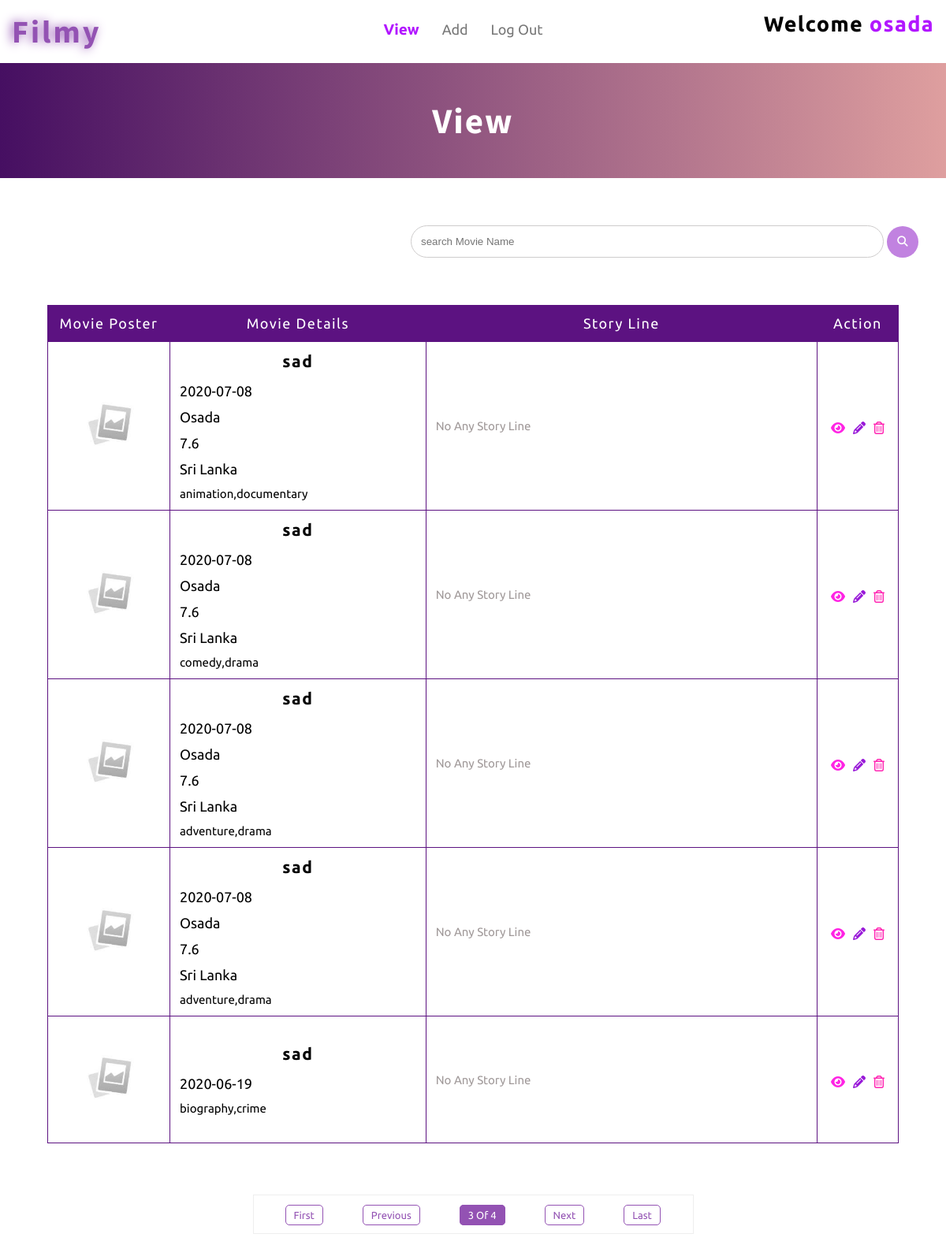
The app's page /admin/admin-index.php?p=3 (signed in) with its own data.
### tables this page shows
CREATE TABLE IF NOT EXISTS `movie_details` (
  `movie_id` int(11) NOT NULL,
  `movie_name` varchar(100) NOT NULL,
  `release_date` date DEFAULT NULL,
  `director_name` varchar(200) DEFAULT NULL,
  `imdb_ratings` varchar(11) DEFAULT NULL,
  `movie_country` varchar(100) DEFAULT NULL,
  `movie_language` varchar(100) DEFAULT NULL,
  `genre` varchar(255) DEFAULT NULL,
  `production_cost` varchar(255) DEFAULT NULL,
  `trailer_url` varchar(2000) DEFAULT NULL,
  `720b` varchar(200) DEFAULT NULL,
  `1080b` varchar(200) DEFAULT NULL,
  `2160b` varchar(200) DEFAULT NULL,
  `720w` varchar(200) DEFAULT NULL,
  `1080w` varchar(200) DEFAULT NULL,
  PRIMARY KEY (`movie_id`)
);

### admin/admin-index.php (the view, shortened to what this page needs)
<?php require_once("../inc/connection.php"); ?>
<?php
	if(isset($_SESSION['admin_name'])){
		$admin_name = $_SESSION['admin_name'];
	}
	else if(isset($_COOKIE['username'])){
		$admin_name = $_COOKIE['username'];
	}
	$movie_details_table= "";
	if (!isset($_GET['search'])) {
		$pagi_query ="SELECT count(movie_id) AS movie_id FROM movie_details";
		$pagi = mysqli_query($connection ,$pagi_query);
		$of = mysqli_fetch_assoc($pagi);
		$total_number_of = $of['movie_id'];
		$rows_per_page = 5;
		if (isset($_GET['p'])) {
			$page_number=$_GET['p'];
		}
		else{
			$page_number = 1;
		}
		$start = ($page_number-1)*$rows_per_page;
		$first = "<a href='admin-index.php?p=1'>First</a>";
		$last_page = ceil($total_number_of/$rows_per_page);
		$last = "<a href ='admin-index.php?p={$last_page}'>Last</a>";
		if ($page_number>=$last_page) {
			$last = "<a>Last</a>";
			$next = "<a>Next</a>";
		}
		else{
			$next_page = $page_number+1;
			$next ="<a href = 'admin-index.php?p={$next_page}'>Next</a>";
		}
		if($page_number==1){
			$first = "<a>First</a>";
			$previous = "<a>Previous</a>";
		}
		else{
			$previous_page =$page_number-1;
			$previous = "<a href = 'admin-index.php?p={$previous_page}'>Previous</a>";
		}
	 		$page_nav = "<ul>";
		 	$page_nav .= "<li>" . $first . "</li>";
		 	$page_nav .= "<li>" . $previous . "</li>";
		 	$page_nav .="<li>" . $page_number . " Of " . $last_page . "</li>";
		 	$page_nav .= "<li>" . $next . "</li>";
		 	$page_nav .= "<li>" . $last . "</li>";
		 	$page_nav .= "</ul>";
		$query = "SELECT * FROM movie_details ORDER BY movie_id DESC LIMIT {$start},{$rows_per_page}";
		$result_set = mysqli_query($connection,$query);
		if ($result_set) {
				$movie_details_table .= '<table border="1">';
				$movie_details_table .= '<tr>';
				$movie_details_table .= '<th>Movie Poster</th> <th>Movie Details</th> <th>Story Line</th> <th>Action</th>';
				$movie_details_table .= '</tr> </thead> <tbody>';
			while($result_mv = mysqli_fetch_assoc($result_set)){
				$movie_id = $result_mv['movie_id'];
				$movie_name = $result_mv['movie_name'];
				$relese_date= $result_mv['release_date'];
				$director_name= $result_mv['director_name'];
				$imdb= $result_mv['imdb_ratings'];
				$movie_country= $result_mv['movie_country'];
				$genre = $result_mv['genre'];
				$quuer_4to = "SELECT * FROM movie_cover_poster WHERE movie_id = {$movie_id}";
				$result_4to = mysqli_query($connection, $quuer_4to);
				$movie_details_table .= "<tr>";
				if($result_4to){
					$movie_pos = mysqli_fetch_assoc($result_4to);
					if ($movie_pos['movie_poster'] == 1) {
						if($movie_pos["movie_poster_name"] != null){
							$movie_details_table .= "<td><img src='../img/uploaded_new_file/movie_poster/" .$movie_pos["movie_poster_name"] . "'></td>";
						}
						else{
							$movie_details_table .= "<td><img src='../img/uploaded_new_file/d_cover.jpg'></td>";
						}
					}
					else{
						$movie_details_table .= "<td><img src='../img/uploaded_new_file/d_cover.jpg'></td>";
					}
				}
				else{
					echo "<script>";
						echo "alert('Something Wrong!! Please Try Again.')";
					echo "</script>";
				}
				$movie_details_table .= "<td>";
				$movie_details_table .= "<h1>" .  $movie_name . "</h1>";
				$movie_details_table .= "<h2>" . $relese_date . "</h2>";
				$movie_details_table .= "<h2>" . $director_name . "</h2>";
				$movie_details_table .= "<h2>" . $imdb . "</h2>";
				$movie_details_table .= "<h2>" . $movie_country . "</h2>";
				$movie_details_table .= "<h4>" . $genre . "</h4>";
				$movie_details_table .= "</td>";
				$query_story = "SELECT story_line FROM story_line WHERE movie_id = {$movie_id}";
				$story_result = mysqli_query($connection , $query_story);
				if ($story_result) {
					$movie_st = mysqli_fetch_assoc($story_result);
					if ($movie_st['story_line'] !=null) {
						$movie_details_table .= "<td><p>" . substr($movie_st['story_line'],0, 200) . "</p></td>";
					}
					else{
						$movie_details_table .= "<td><p style = 'color:#a09999;'>No Any Story Line</p></td>";
					}
				}
				$movie_details_table .= "<td>";
				$movie_details_table .= "<button><a href=../view-filmy.php?m-id=" . $movie_id . "&admin=true><i class='fas fa-eye'></a></i></button>";
				$movie_details_table .= "<button><a href=admin-edit-mv.php?m_id=" . $movie_id . "><i class='fas fa-pencil-alt'></a></i></button>";
				$movie_details_table .= "<button><a href=admin-delete.php?m_id=" . $movie_id . "&admin=true><i class='far fa-trash-alt'></a></i></button>";
				$movie_details_table .="</td>";
				$movie_details_table .="</tr>";
			}
		}
	}
?>
<!DOCTYPE html>
<html lang="en">
<head>
	<link rel="stylesheet" href="../css/admin/admin-index.css">
	<link rel="stylesheet" href="../css/media-css/admin-media/admin-index-media.css">
</head>
<body>
	<header>
		<div class="header_column">
			<div class="header_logo">
				<h1>Filmy</h1>
			</div>
		</div>
		<div class="header_column">
			<div class="header_navi">
				<ul>
					<li class="active"><a href="admin-index.php">View</a></li>
					<li><a href="admin-add.php">Add</a></li>
					<li><a href="admin-logout.php">Log Out</a></li>
				</ul>
			</div>
		</div>
		<div class="header_column">
			<div class="heder_admin">
				<h2>Welcome <span><?php echo $admin_name; ?></span></h2>
			</div>
		</div>
	</header>
	<section class="top">
		<div class="top_main_row">
			<h1>View</h1>
		</div>
	</section>
	<section class="main_view">
		<div class="filter_search">
			<form action="admin-index.php" method="GET">
				<input type="search" name="search" placeholder="search Movie Name">
				<button type="submit"><i class='fas fa-search'></i></button>
			</form>
		</div>
		<div class="movie_main_table">
						<?php echo $movie_details_table;
						?>
				</tbody>
			</table>
		</div>
	</section>
	<Section class="pagination">
			<?php if($total_number_of > 1){
				echo '<div class="main_pgi_col">';
				echo $page_nav;
				echo '</div>';
			} ?>
	</Section>
</body>
</html>

### css/admin/admin-index.css (style rules this page uses)
* { margin: 0; padding: 0; box-sizing: border-box; }
header { position: relative; display: flex; justify-content: space-around; }
header .header_column { padding: 15px; flex:1; }
header .header_column:first-child { font-family: 'Source Sans Pro', sans-serif; letter-spacing: 3px; font-size: 20px; color: #9352b3; text-shadow: -3px 0px 13px #9352b3; }
header .header_column:nth-child(2) ul { text-align: center; line-height: 45px; }
header .header_column:nth-child(2) .header_navi ul li { display: inline; list-style: none; margin-right: 25px; }
header .header_column:nth-child(2) .header_navi ul li a { font-family: "Ubuntu", sans-serif; text-decoration: none; font-size: 18px; transition: 0.3s; color: #777; }
header .header_column:nth-child(2) .header_navi ul .active a { color: #b217ff; font-weight: 600; font-size: 19px; }
header .header_column:nth-child(3) { text-align: right; font-family: "Ubuntu", sans-serif; font-size: 18px; letter-spacing: 1.3px; }
header .header_column:nth-child(3) span { color: #b217ff; }
.top { overflow: auto; background-image:linear-gradient(to right,#460f62,#a9020261); background-position: center; background-repeat: no-repeat; -webkit-background-size: cover; background-size: cover; display: flex; justify-content: center; align-items: center; }
.top .top_main_row { text-align: center; padding: 45px; color: #fff; letter-spacing: 2px; font-size: 30px; font-family: 'Source Sans Pro', sans-serif; }
.main_view .filter_search { position: relative; margin: 25px 0; width: 100%; padding: 35px; display: flex; justify-content: flex-end; }
.main_view .filter_search input { position: relative; width: 600px; padding: 12px; border-radius: 30px; outline: none; border: 1px solid #cecccc; }
.main_view .filter_search button { width: 40px; height: 40px; padding: 5px; border: none; border-radius: 50%; cursor: pointer; outline: none; color: #fff; background-color: #c182e0; }
.main_view .movie_main_table { width: 1200px; margin: 20px auto 35px; }
.main_view .movie_main_table h1 { text-align: center; font-family:"Ubuntu",sans-serif; letter-spacing: 1.5px; }
.main_view .movie_main_table table { border-collapse: collapse; border-color: #5c1281; font-family: "Ubuntu",sans-serif; font-size: 25px; }
.main_view .movie_main_table table th { padding: 12px 5px; background-color: #5c1281; white-space: nowrap; letter-spacing: 1.5px; font-size: 18px; font-weight: normal; color: #fff; }
.main_view .movie_main_table table tr td { padding: 12px; white-space: nowrap; }
.main_view .movie_main_table table tr td img { width: 130px; border-radius: 3px; }
.main_view .movie_main_table table tr td h1 { font-size: 21px; letter-spacing: 1.5px; margin-bottom: 15px; }
.main_view .movie_main_table table tr td h2 { font-weight: normal; font-size: 18px; margin-bottom: 12px; }
.main_view .movie_main_table table tr td h4 { font-size: 15px; font-weight: normal; }
.main_view .movie_main_table table tr td p { white-space: normal; font-weight: normal; font-size: 15px; }
.main_view .movie_main_table table tr td button { margin: 0 5px; background: none; border: none; outline: none; cursor: pointer; font-size: 16px; color: #9819d8; }
.main_view .movie_main_table table tr td button:first-child a { color: #ff24e4; }
.main_view .movie_main_table table tr td button:nth-child(2) a { color: #9819d8; }
.main_view .movie_main_table table tr td button:last-child a { color: #ff24b2; }
.main_view .movie_main_table table tr td:nth-child(2) { width: 356px; }
.main_view .movie_main_table table tr td:nth-child(3) { width: 585px; }
.pagination { padding: 30px; font-family: "Ubuntu" ,sans-serif; }
.pagination .main_pgi_col { width: 559px; margin: 0 auto; padding: 15px; border: 1px solid #eee; }
.pagination .main_pgi_col ul li { display: inline; list-style: none; margin: 0 25px; text-align: center; padding: 5px 10px; border-radius: 5px; font-size: 13px; border: 1px solid #9352b3; transition: 0.4s; }
.pagination .main_pgi_col ul li:nth-child(3) { background-color: #9352b3; color: #fff; }
.pagination .main_pgi_col ul li a { cursor: pointer; text-decoration: none; color: #9352b3; transition: 0.4s; }

### css/media-css/admin-media/admin-index-media.css (style rules this page uses)
@media screen and (max-width: 1200px) { .main_view .movie_main_table { width: 90%; } }

### records on screen
movie_details: movie_name "sad", release_date "2020-07-08", director_name "Osada", imdb_ratings "7.6", movie_country "Sri Lanka", genre "animation,documentary"
movie_details: movie_name "sad", release_date "2020-07-08", director_name "Osada", imdb_ratings "7.6", movie_country "Sri Lanka", genre "comedy,drama"
movie_details: movie_name "sad", release_date "2020-07-08", director_name "Osada", imdb_ratings "7.6", movie_country "Sri Lanka", genre "adventure,drama"
movie_details: movie_name "sad", release_date "2020-07-08", director_name "Osada", imdb_ratings "7.6", movie_country "Sri Lanka", genre "adventure,drama"
movie_details: movie_name "sad", release_date "2020-06-19", genre "biography,crime"

### other values on screen
$admin_name "osada"
$page_number "3"
$last_page "4"
